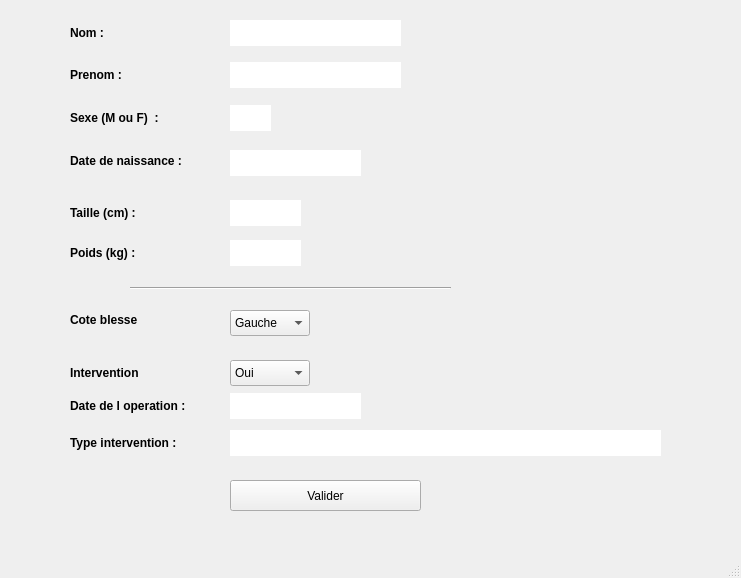
<?xml version="1.0" encoding="UTF-8"?>
<ui version="4.0">
 <class>ajoutPatient</class>
 <widget class="QMainWindow" name="ajoutPatient">
  <property name="geometry">
   <rect>
    <x>0</x>
    <y>0</y>
    <width>741</width>
    <height>578</height>
   </rect>
  </property>
  <property name="windowTitle">
   <string>MainWindow</string>
  </property>
  <widget class="QWidget" name="centralwidget">
   <widget class="QPushButton" name="pushButton">
    <property name="geometry">
     <rect>
      <x>230</x>
      <y>480</y>
      <width>191</width>
      <height>31</height>
     </rect>
    </property>
    <property name="text">
     <string>Valider</string>
    </property>
   </widget>
   <widget class="QLineEdit" name="lineEdit_nomPatient">
    <property name="geometry">
     <rect>
      <x>230</x>
      <y>20</y>
      <width>171</width>
      <height>26</height>
     </rect>
    </property>
    <property name="frame">
     <bool>false</bool>
    </property>
   </widget>
   <widget class="QLineEdit" name="lineEdit_prenom">
    <property name="geometry">
     <rect>
      <x>230</x>
      <y>62</y>
      <width>171</width>
      <height>26</height>
     </rect>
    </property>
    <property name="frame">
     <bool>false</bool>
    </property>
   </widget>
   <widget class="QLineEdit" name="lineEdit_sexe">
    <property name="geometry">
     <rect>
      <x>230</x>
      <y>105</y>
      <width>41</width>
      <height>26</height>
     </rect>
    </property>
    <property name="frame">
     <bool>false</bool>
    </property>
   </widget>
   <widget class="QLineEdit" name="lineEdit_typeIntervention">
    <property name="geometry">
     <rect>
      <x>230</x>
      <y>430</y>
      <width>431</width>
      <height>26</height>
     </rect>
    </property>
    <property name="frame">
     <bool>false</bool>
    </property>
   </widget>
   <widget class="QLineEdit" name="lineEdit_dateOperation">
    <property name="geometry">
     <rect>
      <x>230</x>
      <y>393</y>
      <width>131</width>
      <height>26</height>
     </rect>
    </property>
    <property name="frame">
     <bool>false</bool>
    </property>
   </widget>
   <widget class="QLineEdit" name="lineEdit_taille">
    <property name="geometry">
     <rect>
      <x>230</x>
      <y>200</y>
      <width>71</width>
      <height>26</height>
     </rect>
    </property>
    <property name="frame">
     <bool>false</bool>
    </property>
   </widget>
   <widget class="QLabel" name="label">
    <property name="geometry">
     <rect>
      <x>70</x>
      <y>105</y>
      <width>141</width>
      <height>26</height>
     </rect>
    </property>
    <property name="font">
     <font>
      <bold>true</bold>
     </font>
    </property>
    <property name="text">
     <string>Sexe (M ou F)  :</string>
    </property>
   </widget>
   <widget class="QLabel" name="label_dateOperation">
    <property name="geometry">
     <rect>
      <x>70</x>
      <y>393</y>
      <width>141</width>
      <height>26</height>
     </rect>
    </property>
    <property name="font">
     <font>
      <bold>true</bold>
     </font>
    </property>
    <property name="text">
     <string>Date de l operation :</string>
    </property>
   </widget>
   <widget class="QLabel" name="label_typeIntervention">
    <property name="geometry">
     <rect>
      <x>70</x>
      <y>430</y>
      <width>141</width>
      <height>26</height>
     </rect>
    </property>
    <property name="font">
     <font>
      <bold>true</bold>
     </font>
    </property>
    <property name="text">
     <string>Type intervention :</string>
    </property>
   </widget>
   <widget class="QLabel" name="label_4">
    <property name="geometry">
     <rect>
      <x>70</x>
      <y>240</y>
      <width>141</width>
      <height>26</height>
     </rect>
    </property>
    <property name="font">
     <font>
      <bold>true</bold>
     </font>
    </property>
    <property name="text">
     <string>Poids (kg) :</string>
    </property>
   </widget>
   <widget class="QLabel" name="label_5">
    <property name="geometry">
     <rect>
      <x>70</x>
      <y>200</y>
      <width>141</width>
      <height>26</height>
     </rect>
    </property>
    <property name="font">
     <font>
      <bold>true</bold>
     </font>
    </property>
    <property name="text">
     <string>Taille (cm) :</string>
    </property>
   </widget>
   <widget class="QLabel" name="label_6">
    <property name="geometry">
     <rect>
      <x>70</x>
      <y>62</y>
      <width>141</width>
      <height>26</height>
     </rect>
    </property>
    <property name="font">
     <font>
      <bold>true</bold>
     </font>
    </property>
    <property name="text">
     <string>Prenom :</string>
    </property>
   </widget>
   <widget class="QLabel" name="label_7">
    <property name="geometry">
     <rect>
      <x>70</x>
      <y>20</y>
      <width>141</width>
      <height>26</height>
     </rect>
    </property>
    <property name="font">
     <font>
      <bold>true</bold>
     </font>
    </property>
    <property name="text">
     <string>Nom :</string>
    </property>
   </widget>
   <widget class="QLineEdit" name="lineEdit_poids">
    <property name="geometry">
     <rect>
      <x>230</x>
      <y>240</y>
      <width>71</width>
      <height>26</height>
     </rect>
    </property>
    <property name="frame">
     <bool>false</bool>
    </property>
   </widget>
   <widget class="QLineEdit" name="lineEdit_dateNaissance">
    <property name="geometry">
     <rect>
      <x>230</x>
      <y>150</y>
      <width>131</width>
      <height>26</height>
     </rect>
    </property>
    <property name="frame">
     <bool>false</bool>
    </property>
   </widget>
   <widget class="QLabel" name="label_8">
    <property name="geometry">
     <rect>
      <x>70</x>
      <y>145</y>
      <width>141</width>
      <height>31</height>
     </rect>
    </property>
    <property name="font">
     <font>
      <bold>true</bold>
     </font>
    </property>
    <property name="text">
     <string>Date de naissance :</string>
    </property>
   </widget>
   <widget class="QLabel" name="label_9">
    <property name="geometry">
     <rect>
      <x>70</x>
      <y>360</y>
      <width>141</width>
      <height>26</height>
     </rect>
    </property>
    <property name="font">
     <font>
      <bold>true</bold>
     </font>
    </property>
    <property name="text">
     <string>Intervention</string>
    </property>
   </widget>
   <widget class="QComboBox" name="comboBox">
    <property name="geometry">
     <rect>
      <x>230</x>
      <y>360</y>
      <width>80</width>
      <height>26</height>
     </rect>
    </property>
    <item>
     <property name="text">
      <string>Oui</string>
     </property>
    </item>
    <item>
     <property name="text">
      <string>Non</string>
     </property>
    </item>
   </widget>
   <widget class="Line" name="line">
    <property name="geometry">
     <rect>
      <x>130</x>
      <y>280</y>
      <width>321</width>
      <height>16</height>
     </rect>
    </property>
    <property name="orientation">
     <enum>Qt::Orientation::Horizontal</enum>
    </property>
   </widget>
   <widget class="QLabel" name="label_2">
    <property name="geometry">
     <rect>
      <x>70</x>
      <y>310</y>
      <width>121</width>
      <height>20</height>
     </rect>
    </property>
    <property name="font">
     <font>
      <bold>true</bold>
     </font>
    </property>
    <property name="text">
     <string>Cote blesse</string>
    </property>
   </widget>
   <widget class="QComboBox" name="comboBox_coteBlesse">
    <property name="geometry">
     <rect>
      <x>230</x>
      <y>310</y>
      <width>80</width>
      <height>26</height>
     </rect>
    </property>
    <item>
     <property name="text">
      <string>Gauche</string>
     </property>
    </item>
    <item>
     <property name="text">
      <string>Droit</string>
     </property>
    </item>
   </widget>
  </widget>
  <widget class="QMenuBar" name="menubar">
   <property name="geometry">
    <rect>
     <x>0</x>
     <y>0</y>
     <width>741</width>
     <height>17</height>
    </rect>
   </property>
  </widget>
  <widget class="QStatusBar" name="statusbar"/>
 </widget>
 <resources/>
 <connections/>
</ui>
